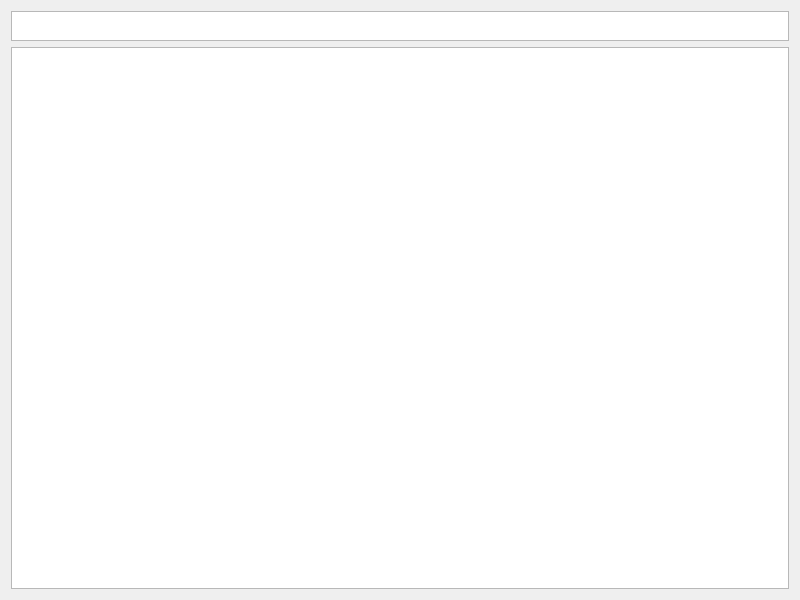
<?xml version="1.0" encoding="UTF-8"?>
<ui version="4.0">
 <class>Dialog</class>
 <widget class="QDialog" name="Dialog">
  <property name="geometry">
   <rect>
    <x>0</x>
    <y>0</y>
    <width>800</width>
    <height>600</height>
   </rect>
  </property>
  <property name="windowTitle">
   <string>Поиск</string>
  </property>
  <layout class="QVBoxLayout" name="verticalLayout">
   <item>
    <widget class="QTableWidget" name="search">
     <property name="maximumSize">
      <size>
       <width>16777215</width>
       <height>30</height>
      </size>
     </property>
     <property name="rowCount">
      <number>1</number>
     </property>
     <attribute name="horizontalHeaderVisible">
      <bool>false</bool>
     </attribute>
     <attribute name="verticalHeaderVisible">
      <bool>false</bool>
     </attribute>
     <row/>
    </widget>
   </item>
   <item>
    <widget class="QTableWidget" name="table">
     <attribute name="horizontalHeaderVisible">
      <bool>false</bool>
     </attribute>
     <attribute name="verticalHeaderVisible">
      <bool>false</bool>
     </attribute>
    </widget>
   </item>
  </layout>
 </widget>
 <resources/>
 <connections/>
</ui>
